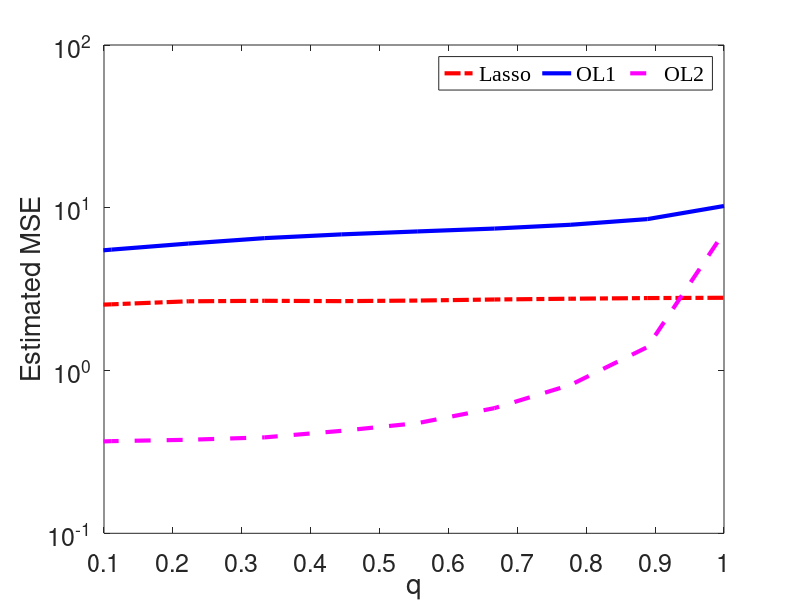

The MATLAB source for this figure:
f = figure('Color', 'white');
%set(gca,'Fontsize',18);
%clf; 
%L1data = load('data/L1-lasso_q.txt');
%OL1data = load('data/OL1-q.txt');
%OL2data = load('data/OL2-q.txt');
L1data = load('data/peLasso_q.txt');
OL1data = load('data/peOL1_q.txt');
OL2data = load('data/peOL2_q.txt');

x = linspace(0,1,10);
plot(x,L1data,'r-.','MarkerSize', 10, 'LineWidth', 3);
hold on
plot(x,OL1data,'b-','MarkerSize', 10, 'LineWidth', 3);
hold on
plot(x,OL2data,'m--','MarkerSize', 10, 'LineWidth', 3);
hold off;
xlim([0.1,1.0]);
set(gca,'XTick',(0:0.1:10));
set(gca,'YScale','log');
xlabel('q','Fontsize',18); 
ylabel('Estimated MSE','Fontsize',18);
% Create axes
legend1 = legend('Lasso','OL1','OL2','Orientation','horizontal');
set(legend1,'FontSize',18,'FontName','Times New Roman');
set(gca,'FontSize',18);

%title('q = 0.4');
%print('E:\Deep Learning\Research\Paper Writting\graphs\AvgMse_q.png','-dpng','-r900');
%print('E:\Deep Learning\Research\Paper Writting\graphs\AvgMse_q.eps','-depsc2','-r900');

